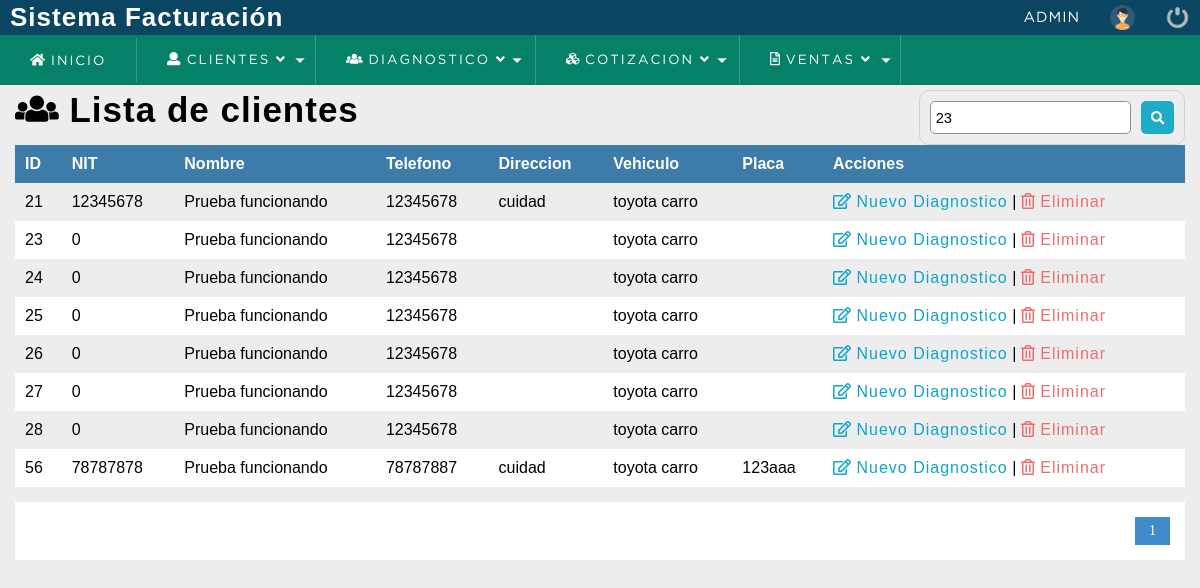
Page /sistema/buscar_diagnostico.php?busqueda=23 (signed in) on the committed database.
### tables this page shows
CREATE TABLE `cliente` (
  `idcliente` int(11) NOT NULL,
  `nit` int(11) DEFAULT NULL,
  `nombre` varchar(80) DEFAULT NULL,
  `telefono` bigint(20) DEFAULT NULL,
  `email` text NOT NULL,
  `direccion` text DEFAULT NULL,
  `dateadd` datetime NOT NULL DEFAULT current_timestamp(),
  `usuario_id` int(11) NOT NULL,
  `estatus` int(11) NOT NULL DEFAULT 1,
  `vehiculo` text NOT NULL,
  `placa` text NOT NULL,
  `kilometraje` int(11) NOT NULL,
  `foto` text NOT NULL
);

### sistema/buscar_diagnostico.php (the view, shortened to what this page needs)
<?php
	include "../conexion.php";
 ?>
<!DOCTYPE html>
<html lang="es">
<head>
	<?php include "includes/scripts.php"; ?>
</head>
<body>
	<?php include "includes/header.php"; ?>
	<section id="container">
		<?php
			$busqueda = strtolower($_REQUEST['busqueda']);
		 ?>
		<h1> <i class="fas fa-users"></i> Lista de clientes</h1>
		<form action="buscar_diagnostico.php" method="get" class="form_search">
			<input type="text" name="busqueda" id="busqueda" placeholder="Buscar" value="<?php echo $busqueda; ?>">
			<button type="submit" class="btn_search"><i class="fas fa-search"></i></button>
		</form>
	<div class="containerTable">
		<table>
        <tr>
				<th>ID</th>
				<th>NIT</th>
				<th>Nombre</th>
				<th>Telefono</th>
				<th>Direccion</th>
				<th>Vehiculo</th>
				<th>Placa</th>
				<th>Acciones</th>
			</tr>
		<?php
			$sql_registe = mysqli_query($conection,"SELECT COUNT(*) as total_registro FROM cliente
																WHERE ( idcliente LIKE '%$busqueda%' OR
																		nit LIKE '%$busqueda%' OR
																		nombre LIKE '%$busqueda%' OR
																		telefono LIKE '%$busqueda%' OR
																		direccion LIKE '%$busqueda%' OR
																		vehiculo LIKE '%$busqueda%' OR
																		placa LIKE '%$busqueda%'
																		  )
																AND estatus = 1  ");
			$result_register = mysqli_fetch_array($sql_registe);
			$total_registro = $result_register['total_registro'];
			$por_pagina = 50;
			if(empty($_GET['pagina']))
			{
				$pagina = 1;
			}else{
				$pagina = $_GET['pagina'];
			}
			$desde = ($pagina-1) * $por_pagina;
			$total_paginas = ceil($total_registro / $por_pagina);
			$query = mysqli_query($conection,"SELECT * FROM cliente WHERE
										( idcliente LIKE '%$busqueda%' OR
											nit LIKE '%$busqueda%' OR
											nombre LIKE '%$busqueda%' OR
											telefono LIKE '%$busqueda%' OR
											direccion    LIKE  '%$busqueda%' OR
                                            vehiculo LIKE '%$busqueda%' OR
                                            placa LIKE '%$busqueda%'  )
										AND
										estatus = 1 ORDER BY idcliente ASC LIMIT $desde,$por_pagina
				");
			$result = mysqli_num_rows($query);
			if($result > 0){
				while ($data = mysqli_fetch_array($query)) {
			?>
				<tr>
					<td><?php echo $data["idcliente"]; ?></td>
					<td><?php echo $data["nit"]; ?></td>
					<td><?php echo $data["nombre"]; ?></td>
					<td><?php echo $data["telefono"]; ?></td>
					<td><?php echo $data['direccion'] ?></td>
					<td><?php echo $data['vehiculo'] ?></td>
					<td><?php echo $data['placa'] ?></td>
					<td>
						<a class="link_edit" href="nuevo_diagnostico.php?id=<?php echo $data["idcliente"]; ?>"><i class="far fa-edit"></i> Nuevo Diagnostico</a>
					<?php if($_SESSION['rol'] == 1 || $_SESSION['rol'] == 2){ ?>
						|
						<a class="link_delete" href="eliminar_confirmar_cliente.php?id=<?php echo $data["idcliente"]; ?>"><i class="far fa-trash-alt"></i> Eliminar</a>
					<?php } ?>
					</td>
				</tr>
		<?php
				}
			}
		 ?>
		</table>
	</div>
<?php
	if($total_registro != 0)
	{
 ?>
		<div class="paginador">
			<ul>
			<?php
				for ($i=1; $i <= $total_paginas; $i++) {
					if($i == $pagina)
					{
						echo '<li class="pageSelected">'.$i.'</li>';
					}else{
						echo '<li><a href="?pagina='.$i.'&busqueda='.$busqueda.'">'.$i.'</a></li>';
					}
				}
			 ?>
			</ul>
		</div>
<?php } ?>
	</section>
</body>
</html>

### sistema/css/style.css (style rules this page uses)
* { margin: 0; padding: 0; box-sizing: border-box; }
body { background: #ededed; }
h1, h2, h3, h4, h5, h6 { font-family: 'arial'; font-weight: bold; letter-spacing: 1px; }
h1 { font-size: 26px; }
a { text-decoration: none; font-family: arial; letter-spacing: 1px; }
#container { padding: 90px 15px 15px; }
form { background: #FFF; margin: auto; padding: 20px 50px; border: 1px solid #d1d1d1; }
input,select { display: block; width: 100%; font-size: 11pt; padding: 5px; border: 1px solid #85929e; border-radius: 5px; }
#container h1 { font-size: 35px; display: inline-block; }
table { border-collapse: collapse; font-size: 12pt; font-family: 'arial'; width: 100%; }
table th { text-align: left; padding: 10px; background: #3d7ba8; color: #FFF; }
table tr:nth-child(odd) { background: #FFF; }
table td { padding: 10px; }
.link_edit { color: #0ca4ce; }
.link_delete { color: #f26b6b; }
.paginador ul { padding: 15px; list-style: none; background: #FFF; margin-top: 15px; display: -webkit-flex; display: -moz-flex; display: -ms-flex; display: -o-flex; display: flex; justify-content: flex-end; }
.paginador a, .pageSelected { color: #428bca; border: 1px solid #ddd; padding: 5px; display: inline-block; font-size: 14px; text-align: center; width: 35px; }
.pageSelected { color: #FFF; background: #428bca; border: 1px solid #428bca; }
.form_search { display: -webkit-flex; display: -moz-flex; display: -ms-flex; display: -o-flex; display: flex; float: right; background: initial; padding: 10px; border-radius: 10px; }
.form_search .btn_search { background: #1faac8; color: #FFF; padding: 10px; border: 0; cursor: pointer; margin-left: 10px; display: -webkit-flex; display: -moz-flex; display: -ms-flex; display: -o-flex; display: flex; border-radius: 5px; }

### rows in the picture
cliente: idcliente "21", nit "12345678", nombre "Prueba funcionando", telefono "12345678", direccion "cuidad", vehiculo "toyota carro"
cliente: idcliente "23", nit "0", nombre "Prueba funcionando", telefono "12345678", vehiculo "toyota carro"
cliente: idcliente "24", nit "0", nombre "Prueba funcionando", telefono "12345678", vehiculo "toyota carro"
cliente: idcliente "25", nit "0", nombre "Prueba funcionando", telefono "12345678", vehiculo "toyota carro"
cliente: idcliente "26", nit "0", nombre "Prueba funcionando", telefono "12345678", vehiculo "toyota carro"
cliente: idcliente "27", nit "0", nombre "Prueba funcionando", telefono "12345678", vehiculo "toyota carro"
cliente: idcliente "28", nit "0", nombre "Prueba funcionando", telefono "12345678", vehiculo "toyota carro"
cliente: idcliente "56", nit "78787878", nombre "Prueba funcionando", telefono "78787887", direccion "cuidad", vehiculo "toyota carro", placa "123aaa"

### other values in the picture
$_SESSION['user'] "ADMIN"
